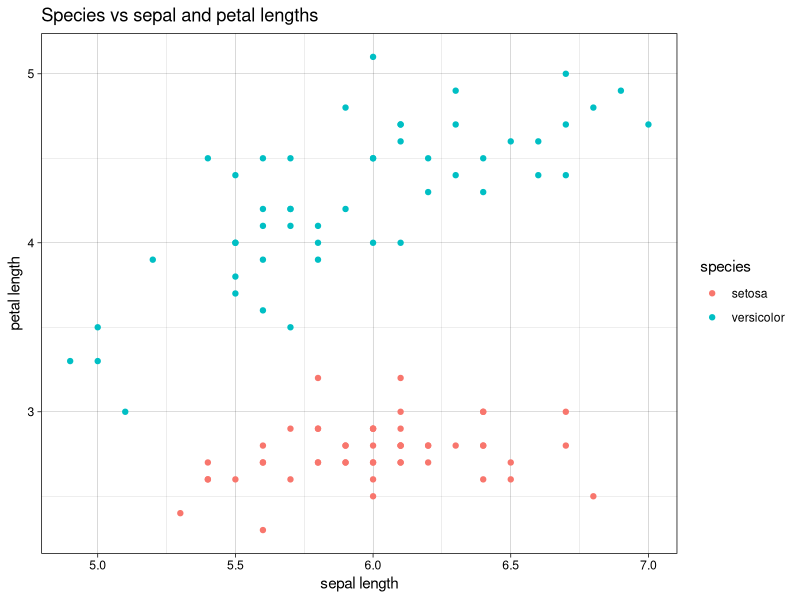
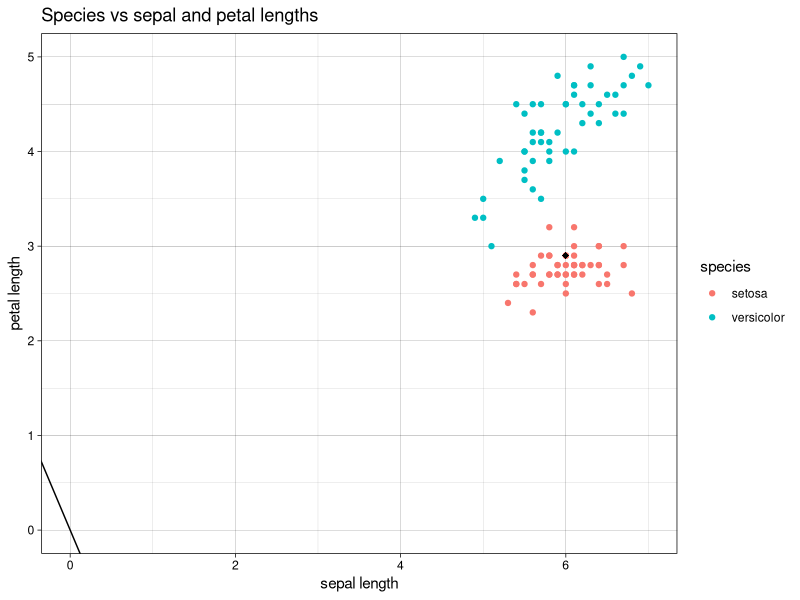
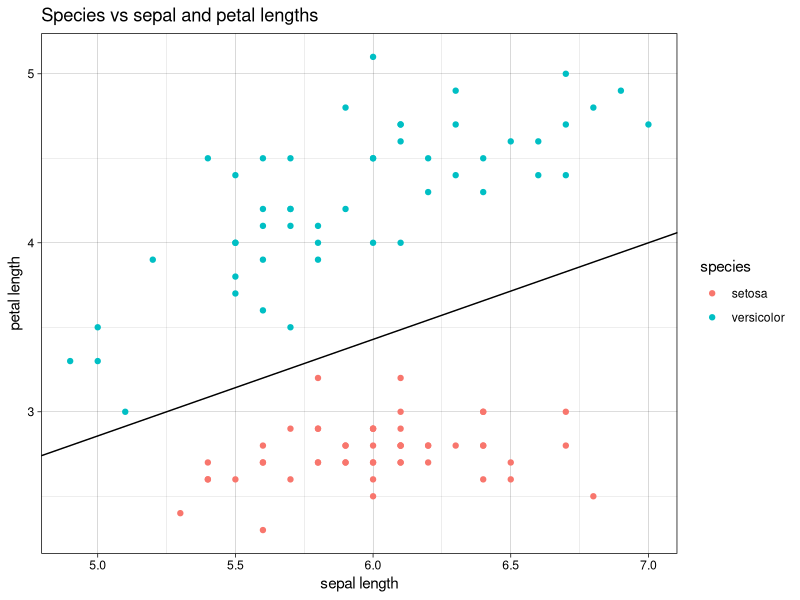

Reproduce these figures in R, in order. (Note: this script raises an error after producing the figures.)
## ---- chunk 1
library(tidyverse)
library(patchwork)
library(scales)
knitr::opts_chunk$set(echo = TRUE, message = FALSE, warning=FALSE, 
                      fig.align = 'center', fig.width = 5, fig.height=3, cache = TRUE)
comma <- function(x) format(x, digits = 2, big.mark = ",")
theme_set(theme_linedraw())
color.blues <- c(NA,"#BDD7E7", "#6BAED6", "#3182BD", "#08519C", "#074789", "#063e77", "#053464")
color.itam  <- c("#00362b", "#00503f", "#006953", "#008367", "#009c7b", "#00b68f")


sin_lineas <- theme(panel.grid.major = element_blank(), panel.grid.minor = element_blank())
sin_leyenda <- theme(legend.position = "none")
sin_ejes <- theme(axis.ticks = element_blank(), 
        axis.text = element_blank())

## ---- chunk 2

data(iris)

data <- iris %>% 
    mutate(sepal = ifelse(Species == "setosa", Sepal.Length + 1, Sepal.Length), 
           petal = ifelse(Species == "setosa", Petal.Length + 1.3, Petal.Length),
           species = Species) %>% 
    select(sepal, petal, species) %>% 
    filter(species %in% c("setosa", "versicolor"))

data %>% 
    ggplot(aes( x = sepal, y = petal)) + 
        geom_point(aes(color = species)) + 
        xlab("sepal length") + 
        ylab("petal length") + 
        ggtitle("Species vs sepal and petal lengths")

## ---- chunk 3

data <- data %>% 
    mutate(target = ifelse(species == 'setosa', 1, -1))

## ---- chunk 4

w <- c(w1 = 0, w2 = 0)
w

## ---- chunk 5

dt.misclass <- data %>% 
    mutate(yhat = sign(w[1] * sepal + w[2] * petal), 
           loss = target * yhat) %>% 
    summarise(misclass = which(loss <= 0 )) %>% 
    pull(misclass)


if (length(dt.misclass) > 0){
    # id <- dt.misclass[1]
    id <- sample(dt.misclass, 1)
} else {
    id <- NA
}

x <- simplify2array(data %>% select(sepal, petal) %>% slice(id))
y <- simplify2array(data %>% select(target) %>% slice(id))

dw <- y * x
w <- w + dw

data %>% 
    ggplot(aes( x = sepal, y = petal)) + 
        geom_point(aes(color = species)) + 
        geom_point(data = data %>% slice(id), 
                   aes(x = sepal, y = petal), 
                   size = 2, shape = 18) + 
        geom_abline(slope = -w[1]/w[2], intercept = 0, color = 'black') + 
        xlab("sepal length") + 
        ylab("petal length") + 
        ylim(0, 5) + xlim(0, 7) +
        ggtitle("Species vs sepal and petal lengths")


## ---- chunk 6

w <- c(w1 = 0, w2 = 0)
W_history <- w
P_history <- c(NULL)

for (iter in seq(800)){
    dt.misclass <- data %>% 
        mutate(yhat = sign(w[1] * sepal + w[2] * petal), 
               loss = target * yhat) %>% 
        summarise(misclass = which(loss <= 0 )) %>% 
        pull(misclass)
    
    
    if (length(dt.misclass) > 0){
        # id <- dt.misclass[1]
        id <- sample(dt.misclass, 1)
        P_history  <- cbind(P_history, id)
    } else {
        break
    }
    
    x <- simplify2array(data %>% select(sepal, petal) %>% slice(id))
    y <- simplify2array(data %>% select(target) %>% slice(id))
    
    dw <- y * x
    w <- w + dw
    W_history <- bind_rows(W_history, w)
}

W_history
## ---- chunk 7

data %>% 
    ggplot(aes( x = sepal, y = petal)) + 
        geom_point(aes(color = species)) +
        geom_abline(slope = -w[1]/w[2], intercept = 0, color = 'black') + 
        xlab("sepal length") + 
        ylab("petal length") + 
        ggtitle("Species vs sepal and petal lengths")

## ---- chunk 8
data %>% 
    mutate(yhat = sign(w[1] * sepal + w[2] * petal), 
           loss = target * yhat)
    filter(loss )

